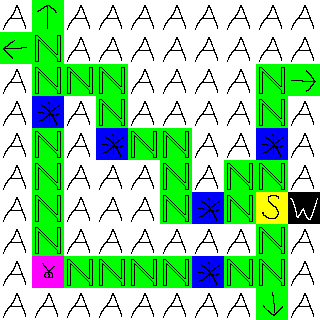

Rendered tile map (Tiled .tmx) drawn with the repository's tilesets; below, a short description and the full map source, tile grids included:
An orthogonal 10x10 tile map with 32x32 px tiles, 1 tile layer (tiles).

<map version="1.5" tiledversion="1.6.0" orientation="orthogonal" renderorder="right-down" width="10" height="10" tilewidth="32" tileheight="32" infinite="0" nextlayerid="2" nextobjectid="1">
 <editorsettings>
  <export target="test2.json" format="json" />
 </editorsettings>
 <tileset firstgid="1" source="tileset.tsx" />
 <layer id="1" name="tiles" width="10" height="10">
  <data encoding="csv">
64,9,64,64,64,64,64,64,64,64,
12,2,64,64,64,64,64,64,64,64,
64,2,2,2,64,64,64,64,2,10,
64,3,64,2,64,64,64,64,2,64,
64,2,64,3,2,2,64,64,3,64,
64,2,64,64,64,2,64,2,2,64,
64,2,64,64,64,2,3,2,63,4,
64,2,64,64,64,64,64,64,2,64,
64,17,2,2,2,2,3,2,2,64,
64,64,64,64,64,64,64,64,11,64
</data>
 </layer>
</map>
